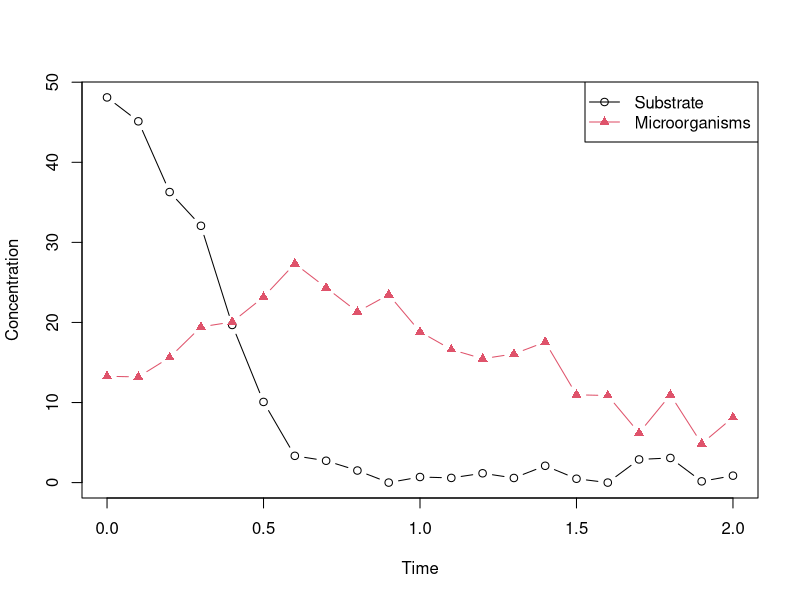

Recreate this plot in R.
## ---- chunk 1

## Loading data
## ----------------------------------------------
growth.dat <- read.table("../../data/model_growth.csv", header=TRUE)
C_M <- growth.dat$C_M
C_S <- growth.dat$C_S
## ---- chunk 2
## Plotting data
## ----------------------------------------------
plot(growth.dat$t, growth.dat$C_S, type="b", xlab="Time", ylab="Concentration")
lines(growth.dat$t, growth.dat$C_M, type="b", pch=17, col=2)
legend("topright", legend=c("Substrate", "Microorganisms"), col=c(1,2), pch=c(1,17), lty=1)

## ---- chunk 3

## Combining Data
## ----------------------------------------------
## Data for new row
y <- rnorm(nrow(growth.dat))

## Add the row to the dataframe
growth.dat.2 <- cbind(growth.dat, C_new = y)
head(growth.dat.2)

